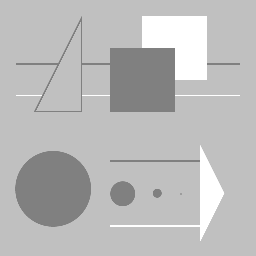
%> input picture hough/images/shapes.png, 256 x 256 px
$ octave main.m   (GNU Octave 9; MATLAB toolbox functions it lacks are replaced by stand-ins)
%> lines starting %> are read from the running program, lines starting %| are printed output that depends on the picture
### hough/edges/convolve1D.m
% convolves a separable 1D mask with an image in both directions
% In - input image
% Mask - mask to convolve (must be 1xN, where N is ODD)

function Out = convolve1D( In, Mask )

mask_size = size(Mask);

% check if it's a 1D mask
if mask_size(1) ~= 1 && mask_size(2) ~= 1
 	sprintf('mask must be 1D! not %d x %d',mask_size(1),mask_size(2))
 	return;
end
if mod(max(mask_size),2) == 0
	sprintf('mask must be ODD length! not %d',max(mask_size));
	return;
end

In = double(In);
Mask = double(Mask);

image_size = size(In);
border = floor(max(mask_size) / 2);

if mask_size(2) > 1 % row mask vector

  Out = zeros(image_size(1)-2*border, image_size(2)); % cutting off border on sides

  for r=1+border:image_size(1)-border
  	for c=1:image_size(2)
  		section = In(r-border:r+border,c); % col vector
  		%result = section .* Mask;
  		%Out(r-border,c) = sum(result(:));
  		Out(r-border,c) = Mask * section; % inner product
  	end
  end

else % col mask vector

  Out = zeros(image_size(1), image_size(2)-2*border);

  for r=1:image_size(1)
  	for c=1+border:image_size(2)-border
  		section = In(r,c-border:c+border); % row vector
  		%result = section .* Mask;
  		%Out(r,c-border) = sum(result(:));
  		Out(r,c-border) = section * Mask; % inner product
  	end
  end

end

### hough/edges/edgeMap.m
% calculate the edge map of an image,
% which consists of the magnitude of the
% gradient at each pixel.

function Out = edgeMap(In)

dx = convolve1D(In, makeDiff1D());
dy = convolve1D(In, makeDiff1D()');

% crop dx,dy so they are the same size:
y_border_for_dx = (size(dx,2) - size(dy,2))/2;
x_border_for_dy = (size(dy,1) - size(dx,1))/2;

dx = dx(:,y_border_for_dx:size(dy,2));
dy = dy(x_border_for_dy:size(dx,1),:);

Out = sqrt( dx.*dx + dy.*dy );

### hough/hough.m
% compute the hough accumulation image
% params:
%  edge - the edge image
%  theta - a list [theta_min, d_theta,  theta_max]
% returns:
%  accum - the accumulator image
%  rho - a list [rho_min, d_rho, rho_max]
function [accum,rho] = hough( edge , theta )

%dtheta = theta ./ accum_size(1)
%drho = rho ./ accum_size(2)

accum_x = ceil((theta(3)-theta(1))/theta(2)) + 1;

rho_max = ceil(norm(size(edge)));
rho_min = 0;
d_rho = rho_max/accum_x;
rho = [rho_min, d_rho, rho_max];
accum_y = accum_x;

accum = zeros(accum_x,accum_y);

for x=1:size(edge,1)
  for y=1:size(edge,2)
    if edge(x,y) > 0
      theta_i = 1;
      for t=theta(1):theta(2):theta(3)
        r = x * cos(t) + y * sin(t);
        rho_i = ceil((r-rho(1))/rho(2));
        accum(theta_i,rho_i) = accum(theta_i,rho_i) + 1;
        theta_i = theta_i + 1;
      end
    end
  end
end

### hough/edges/makeDiff1D.m
function Mask = makeDiff1D()
Mask = [-.5 0 .5];

### hough/main.m
% runs the hough transform code

% images
shapes_fn = 'images/shapes.png';
shapes = imread(shapes_fn);
%> shapes is the input picture: size 256x256 uint8; min 128, max 255, mean 186.7
runway_fn = 'images/runway.png';
runway = imread(runway_fn);
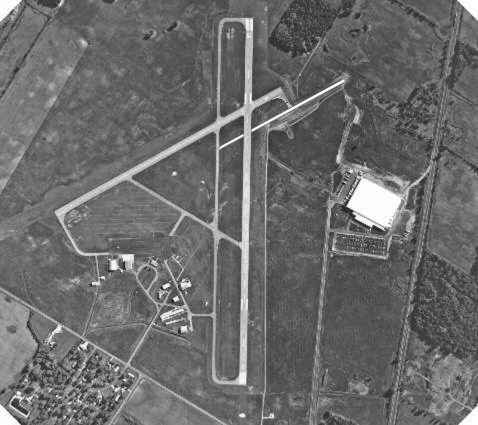
%> input picture hough/images/runway.png, 478 x 425 px
%> runway is the input picture: size 425x478 uint8; min 19, max 255, mean 107

addPath('edges'); % for edge code from assignment 2
%> (this line was passed over: addPath is not available in this run)

shapes_edge = edgeMap( shapes );
%> after the loop in convolve1D, `for r=1+border:image_size(1)-border`:
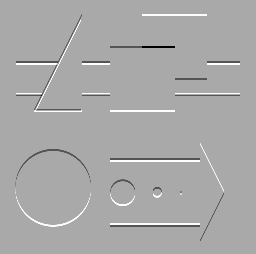
%> Out: size 254x256 double; min -63.5, max 32, mean 0; drawn with min black and max white
%> call 2 of convolve1D, with Mask = [-0.5; 0; 0.5]
%> after the loop in convolve1D (call 2), `for r=1:image_size(1)`:
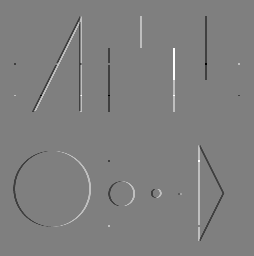
%> Out: size 256x254 double; min -63.5, max 63.5, mean 0; drawn with min black and max white
%> in edgeMap, `Out = sqrt( dx.*dx + dy.*dy );`:
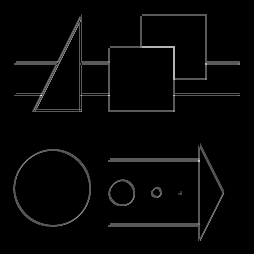
%> Out: size 254x254 double; min 0, max 89.8, mean 2.1; drawn with min black and max white
imwrite(shapes_edge, 'images/shapes_edge.png');
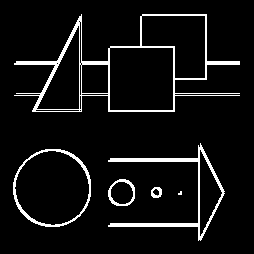
%> saved as shapes_edge.png: size 254x254 uint8; min 0, max 255, mean 17.1
shapes_theta = [0,pi/1000,pi/2];
[shapes_accum,shapes_rho] = hough( shapes_edge , shapes_theta );
%> (the run ends here)
